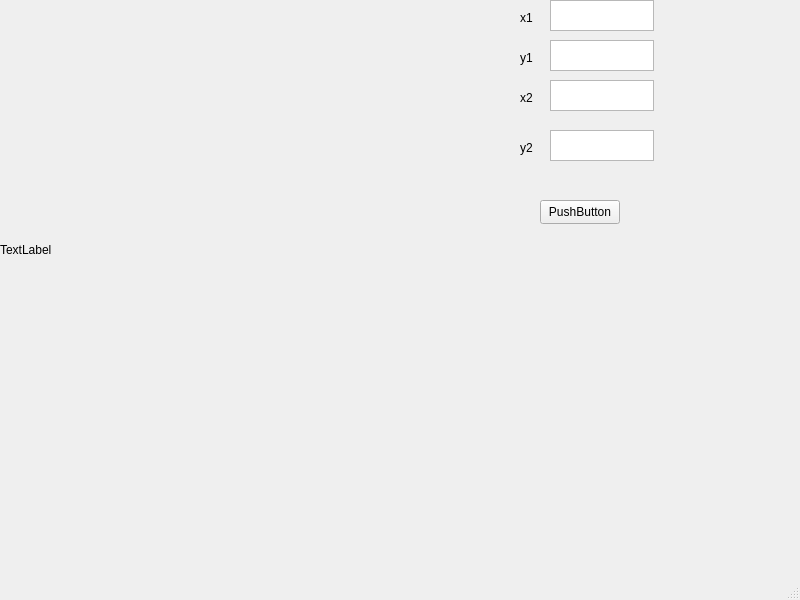
<?xml version="1.0" encoding="UTF-8"?>
<ui version="4.0">
 <class>MainWindow</class>
 <widget class="QMainWindow" name="MainWindow">
  <property name="geometry">
   <rect>
    <x>0</x>
    <y>0</y>
    <width>800</width>
    <height>600</height>
   </rect>
  </property>
  <property name="windowTitle">
   <string>MainWindow</string>
  </property>
  <widget class="QWidget" name="centralwidget">
   <widget class="QPushButton" name="pushButton">
    <property name="geometry">
     <rect>
      <x>540</x>
      <y>200</y>
      <width>80</width>
      <height>24</height>
     </rect>
    </property>
    <property name="text">
     <string>PushButton</string>
    </property>
   </widget>
   <widget class="QLabel" name="label">
    <property name="geometry">
     <rect>
      <x>0</x>
      <y>0</y>
      <width>500</width>
      <height>500</height>
     </rect>
    </property>
    <property name="text">
     <string>TextLabel</string>
    </property>
   </widget>
   <widget class="QTextEdit" name="textEdit">
    <property name="geometry">
     <rect>
      <x>550</x>
      <y>0</y>
      <width>104</width>
      <height>31</height>
     </rect>
    </property>
   </widget>
   <widget class="QTextEdit" name="textEdit_2">
    <property name="geometry">
     <rect>
      <x>550</x>
      <y>40</y>
      <width>104</width>
      <height>31</height>
     </rect>
    </property>
   </widget>
   <widget class="QTextEdit" name="textEdit_3">
    <property name="geometry">
     <rect>
      <x>550</x>
      <y>80</y>
      <width>104</width>
      <height>31</height>
     </rect>
    </property>
   </widget>
   <widget class="QTextEdit" name="textEdit_4">
    <property name="geometry">
     <rect>
      <x>550</x>
      <y>130</y>
      <width>104</width>
      <height>31</height>
     </rect>
    </property>
   </widget>
   <widget class="QLabel" name="label_2">
    <property name="geometry">
     <rect>
      <x>520</x>
      <y>10</y>
      <width>49</width>
      <height>16</height>
     </rect>
    </property>
    <property name="text">
     <string>x1</string>
    </property>
   </widget>
   <widget class="QLabel" name="label_3">
    <property name="geometry">
     <rect>
      <x>520</x>
      <y>50</y>
      <width>49</width>
      <height>16</height>
     </rect>
    </property>
    <property name="text">
     <string>y1</string>
    </property>
   </widget>
   <widget class="QLabel" name="label_4">
    <property name="geometry">
     <rect>
      <x>520</x>
      <y>90</y>
      <width>49</width>
      <height>16</height>
     </rect>
    </property>
    <property name="text">
     <string>x2</string>
    </property>
   </widget>
   <widget class="QLabel" name="label_5">
    <property name="geometry">
     <rect>
      <x>520</x>
      <y>140</y>
      <width>49</width>
      <height>16</height>
     </rect>
    </property>
    <property name="text">
     <string>y2</string>
    </property>
   </widget>
  </widget>
  <widget class="QMenuBar" name="menubar">
   <property name="geometry">
    <rect>
     <x>0</x>
     <y>0</y>
     <width>800</width>
     <height>21</height>
    </rect>
   </property>
  </widget>
  <widget class="QStatusBar" name="statusbar"/>
 </widget>
 <resources/>
 <connections/>
</ui>
